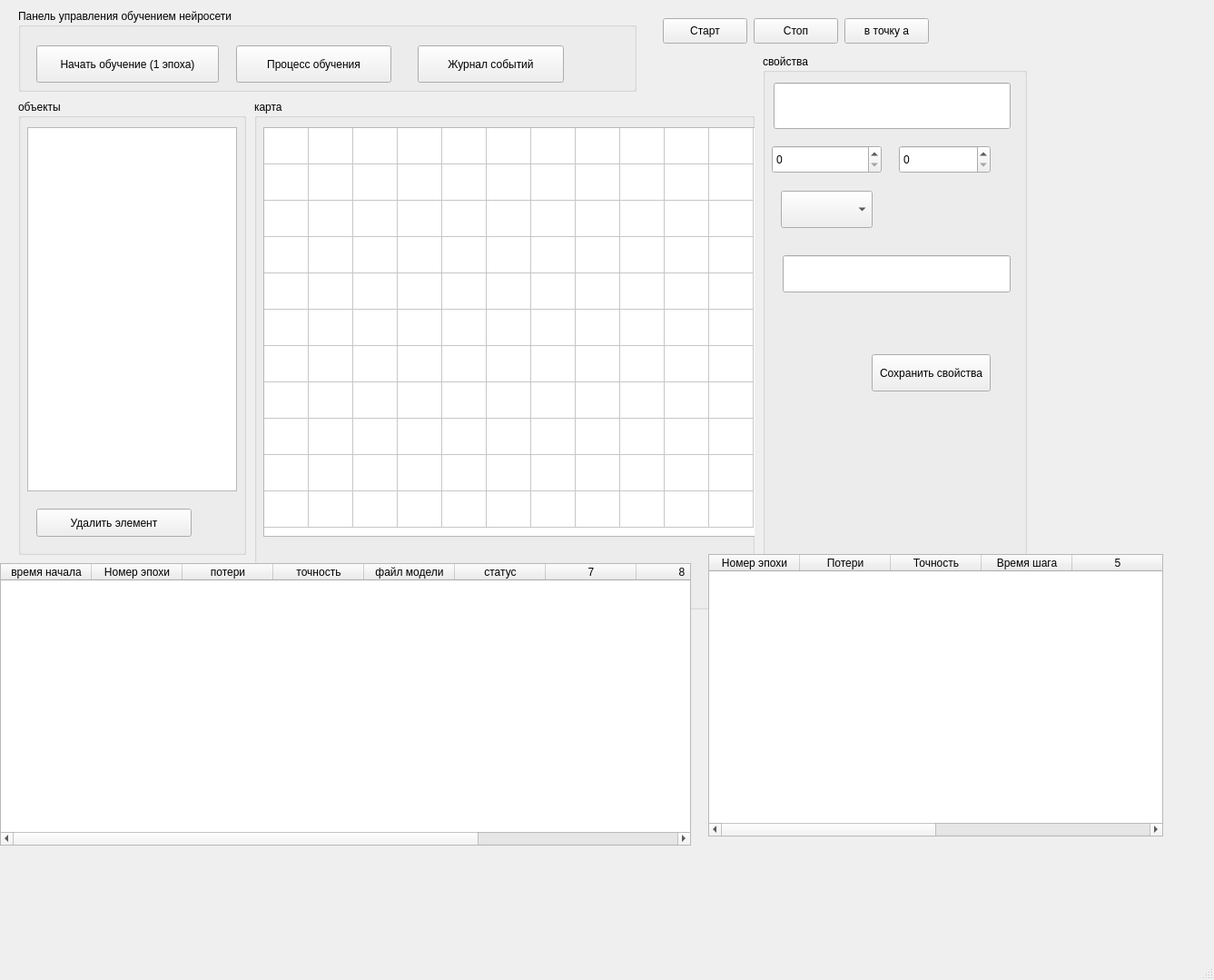
<?xml version="1.0" encoding="UTF-8"?>
<ui version="4.0">
 <class>MainWindow</class>
 <widget class="QMainWindow" name="MainWindow">
  <property name="geometry">
   <rect>
    <x>0</x>
    <y>0</y>
    <width>1337</width>
    <height>1079</height>
   </rect>
  </property>
  <property name="windowTitle">
   <string>MainWindow</string>
  </property>
  <widget class="QWidget" name="centralwidget">
   <widget class="QGroupBox" name="groupBox">
    <property name="geometry">
     <rect>
      <x>20</x>
      <y>110</y>
      <width>251</width>
      <height>501</height>
     </rect>
    </property>
    <property name="title">
     <string>объекты</string>
    </property>
    <widget class="QListWidget" name="list_objects">
     <property name="geometry">
      <rect>
       <x>10</x>
       <y>30</y>
       <width>231</width>
       <height>401</height>
      </rect>
     </property>
     <property name="viewMode">
      <enum>QListView::IconMode</enum>
     </property>
    </widget>
    <widget class="QPushButton" name="btn_delete_element">
     <property name="geometry">
      <rect>
       <x>20</x>
       <y>450</y>
       <width>171</width>
       <height>31</height>
      </rect>
     </property>
     <property name="text">
      <string>Удалить элемент</string>
     </property>
    </widget>
   </widget>
   <widget class="QGroupBox" name="groupBox_2">
    <property name="geometry">
     <rect>
      <x>280</x>
      <y>110</y>
      <width>551</width>
      <height>561</height>
     </rect>
    </property>
    <property name="title">
     <string>карта</string>
    </property>
    <widget class="QTableWidget" name="table_map">
     <property name="geometry">
      <rect>
       <x>10</x>
       <y>30</y>
       <width>551</width>
       <height>451</height>
      </rect>
     </property>
     <property name="rowCount">
      <number>11</number>
     </property>
     <property name="columnCount">
      <number>11</number>
     </property>
     <attribute name="horizontalHeaderVisible">
      <bool>false</bool>
     </attribute>
     <attribute name="horizontalHeaderMinimumSectionSize">
      <number>40</number>
     </attribute>
     <attribute name="horizontalHeaderDefaultSectionSize">
      <number>49</number>
     </attribute>
     <attribute name="verticalHeaderVisible">
      <bool>false</bool>
     </attribute>
     <attribute name="verticalHeaderMinimumSectionSize">
      <number>40</number>
     </attribute>
     <attribute name="verticalHeaderDefaultSectionSize">
      <number>40</number>
     </attribute>
     <row/>
     <row/>
     <row/>
     <row/>
     <row/>
     <row/>
     <row/>
     <row/>
     <row/>
     <row/>
     <row/>
     <column/>
     <column/>
     <column/>
     <column/>
     <column/>
     <column/>
     <column/>
     <column/>
     <column/>
     <column/>
     <column/>
    </widget>
   </widget>
   <widget class="QGroupBox" name="groupBox_3">
    <property name="geometry">
     <rect>
      <x>840</x>
      <y>60</y>
      <width>291</width>
      <height>601</height>
     </rect>
    </property>
    <property name="title">
     <string>свойства</string>
    </property>
    <widget class="QLineEdit" name="lineEdit">
     <property name="geometry">
      <rect>
       <x>12</x>
       <y>31</y>
       <width>261</width>
       <height>51</height>
      </rect>
     </property>
     <property name="readOnly">
      <bool>true</bool>
     </property>
    </widget>
    <widget class="QSpinBox" name="spinBox">
     <property name="geometry">
      <rect>
       <x>10</x>
       <y>100</y>
       <width>121</width>
       <height>31</height>
      </rect>
     </property>
    </widget>
    <widget class="QSpinBox" name="spinBox_2">
     <property name="geometry">
      <rect>
       <x>150</x>
       <y>100</y>
       <width>101</width>
       <height>31</height>
      </rect>
     </property>
    </widget>
    <widget class="QComboBox" name="comboBox">
     <property name="geometry">
      <rect>
       <x>20</x>
       <y>150</y>
       <width>101</width>
       <height>41</height>
      </rect>
     </property>
    </widget>
    <widget class="QLineEdit" name="lineEdit_2">
     <property name="geometry">
      <rect>
       <x>22</x>
       <y>221</y>
       <width>251</width>
       <height>41</height>
      </rect>
     </property>
    </widget>
    <widget class="QPushButton" name="pushButton">
     <property name="geometry">
      <rect>
       <x>120</x>
       <y>330</y>
       <width>131</width>
       <height>41</height>
      </rect>
     </property>
     <property name="text">
      <string>Сохранить свойства</string>
     </property>
    </widget>
   </widget>
   <widget class="QGroupBox" name="groupBox_4">
    <property name="geometry">
     <rect>
      <x>20</x>
      <y>10</y>
      <width>681</width>
      <height>91</height>
     </rect>
    </property>
    <property name="title">
     <string>Панель управления обучением нейросети</string>
    </property>
    <widget class="QPushButton" name="btn_train_epoch">
     <property name="geometry">
      <rect>
       <x>20</x>
       <y>40</y>
       <width>201</width>
       <height>41</height>
      </rect>
     </property>
     <property name="text">
      <string>Начать обучение (1 эпоха)</string>
     </property>
    </widget>
    <widget class="QPushButton" name="btn_show_process">
     <property name="geometry">
      <rect>
       <x>240</x>
       <y>40</y>
       <width>171</width>
       <height>41</height>
      </rect>
     </property>
     <property name="text">
      <string>Процесс обучения</string>
     </property>
    </widget>
    <widget class="QPushButton" name="btn_show_logs">
     <property name="geometry">
      <rect>
       <x>440</x>
       <y>40</y>
       <width>161</width>
       <height>41</height>
      </rect>
     </property>
     <property name="text">
      <string>Журнал событий</string>
     </property>
    </widget>
   </widget>
   <widget class="QTableWidget" name="tables_tab">
    <property name="geometry">
     <rect>
      <x>780</x>
      <y>610</y>
      <width>501</width>
      <height>311</height>
     </rect>
    </property>
    <property name="rowCount">
     <number>0</number>
    </property>
    <property name="columnCount">
     <number>8</number>
    </property>
    <column>
     <property name="text">
      <string>Номер эпохи</string>
     </property>
    </column>
    <column>
     <property name="text">
      <string>Потери</string>
     </property>
    </column>
    <column>
     <property name="text">
      <string>Точность</string>
     </property>
    </column>
    <column>
     <property name="text">
      <string>Время шага</string>
     </property>
    </column>
    <column/>
    <column/>
    <column/>
    <column/>
   </widget>
   <widget class="QTableWidget" name="tables_tab_2">
    <property name="geometry">
     <rect>
      <x>0</x>
      <y>620</y>
      <width>761</width>
      <height>311</height>
     </rect>
    </property>
    <property name="rowCount">
     <number>0</number>
    </property>
    <property name="columnCount">
     <number>10</number>
    </property>
    <column>
     <property name="text">
      <string>время начала</string>
     </property>
    </column>
    <column>
     <property name="text">
      <string>Номер эпохи</string>
     </property>
    </column>
    <column>
     <property name="text">
      <string>потери</string>
     </property>
    </column>
    <column>
     <property name="text">
      <string>точность</string>
     </property>
    </column>
    <column>
     <property name="text">
      <string>файл модели</string>
     </property>
    </column>
    <column>
     <property name="text">
      <string>статус</string>
     </property>
    </column>
    <column/>
    <column/>
    <column/>
    <column/>
   </widget>
   <widget class="QPushButton" name="btn_run_sim">
    <property name="geometry">
     <rect>
      <x>730</x>
      <y>20</y>
      <width>93</width>
      <height>28</height>
     </rect>
    </property>
    <property name="text">
     <string>Старт</string>
    </property>
   </widget>
   <widget class="QPushButton" name="btn_stop_sim">
    <property name="geometry">
     <rect>
      <x>830</x>
      <y>20</y>
      <width>93</width>
      <height>28</height>
     </rect>
    </property>
    <property name="text">
     <string>Стоп</string>
    </property>
   </widget>
   <widget class="QPushButton" name="btn_reset_car">
    <property name="geometry">
     <rect>
      <x>930</x>
      <y>20</y>
      <width>93</width>
      <height>28</height>
     </rect>
    </property>
    <property name="text">
     <string>в точку а</string>
    </property>
   </widget>
  </widget>
  <widget class="QMenuBar" name="menubar">
   <property name="geometry">
    <rect>
     <x>0</x>
     <y>0</y>
     <width>1337</width>
     <height>26</height>
    </rect>
   </property>
  </widget>
  <widget class="QStatusBar" name="statusbar"/>
 </widget>
 <resources/>
 <connections/>
</ui>
